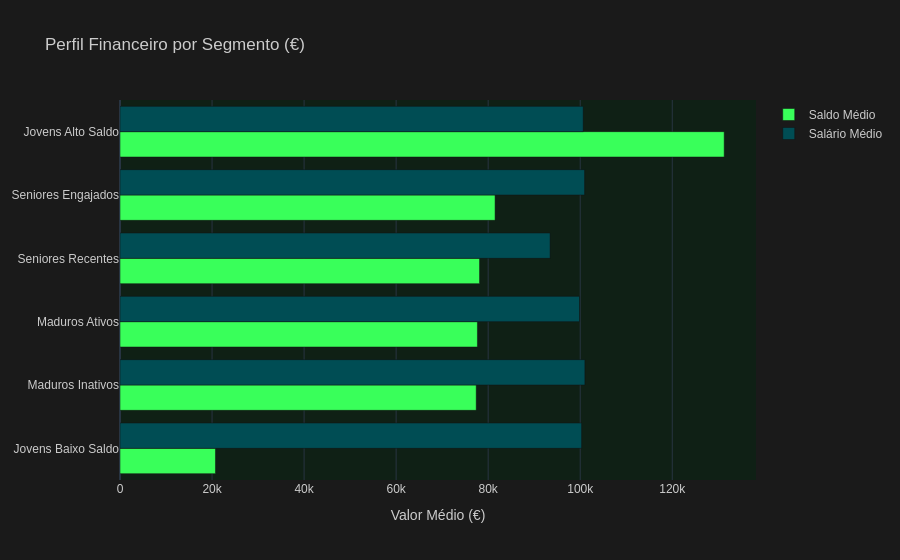

Here is the notebook cell this chart was saved with:
### Markdown cell above
## 2.5 Saldo médio e salário médio por segmento

### Code cell
# Gráfico de barras agrupadas — saldo médio e salário médio por segmento
df_financeiro: pd.DataFrame = df_perfil_segmento.reset_index()[['segmento', 'saldo_medio', 'salario_medio']]
df_financeiro = df_financeiro.sort_values('saldo_medio', ascending=True)

fig_financeiro: go.Figure = go.Figure()

fig_financeiro.add_trace(go.Bar(
    y=df_financeiro['segmento'],
    x=df_financeiro['saldo_medio'],
    name='Saldo Médio',
    orientation='h',
    marker_color='#39FF5A',
))

fig_financeiro.add_trace(go.Bar(
    y=df_financeiro['segmento'],
    x=df_financeiro['salario_medio'],
    name='Salário Médio',
    orientation='h',
    marker_color='#004D54',
))

fig_financeiro.update_layout(
    **LAYOUT_PADRAO,
    title='Perfil Financeiro por Segmento (€)',
    xaxis_title='Valor Médio (€)',
    barmode='group',
)
fig_financeiro.show()

### Figure 1 — Plotly figure (JSON) as saved in the notebook; plotly's stock layout.template omitted (floating-point values rounded to 4 significant figures)
{"data": [{"marker": {"color": "#39FF5A"}, "name": "Saldo Médio", "orientation": "h", "type": "bar", "x": [20740.0, 77400.0, 77660.0, 78130.0, 81500.0, 131300.0], "y": ["Jovens Baixo Saldo", "Maduros Inativos", "Maduros Ativos", "Seniores Recentes", "Seniores Engajados", "Jovens Alto Saldo"]}, {"marker": {"color": "#004D54"}, "name": "Salário Médio", "orientation": "h", "type": "bar", "x": [100300.0, 101000.0, 99850.0, 93460.0, 100900.0, 100700.0], "y": ["Jovens Baixo Saldo", "Maduros Inativos", "Maduros Ativos", "Seniores Recentes", "Seniores Engajados", "Jovens Alto Saldo"]}], "layout": {"barmode": "group", "font": {"color": "#CCCCCC", "family": "Arial", "size": 12}, "paper_bgcolor": "#1A1A1A", "plot_bgcolor": "#0F2015", "title": {"text": "Perfil Financeiro por Segmento (€)"}, "xaxis": {"title": {"text": "Valor Médio (€)"}}}}
